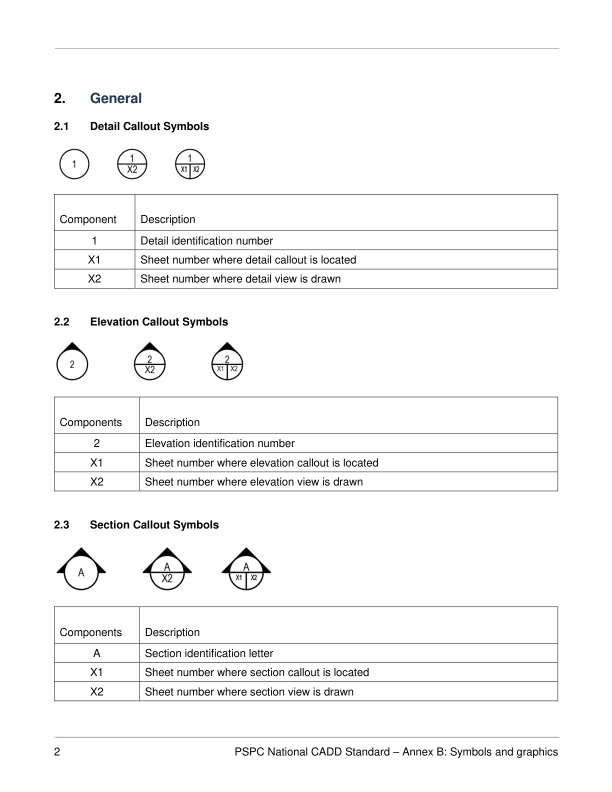
#> input picture packages/callout-processor/assets/pspc_standard_page_1.png, 1224 x 1584 px, found by its file name (shown at 1/2 size)
$ python build_references.py
#> lines starting #> are read from the running program, lines starting #| are printed output that depends on the picture; after the words box and inside, x2 and y2 are one past the last pixel; in counts of white or black regions, pixels touching at a corner belong together
#> in extract_from_png, image is the input picture: shape (1584, 1224, 3); mean B, G, R 247.7, 247.6, 247.6
import os
from pathlib import Path
from typing import List, Tuple, Optional
import cv2
import fitz
import numpy as np


def render_pdf_page(pdf_path: str, page_num: int, dpi: int = 300) -> np.ndarray:
    doc = fitz.open(pdf_path)
    page = doc[page_num]
    mat = fitz.Matrix(dpi / 72, dpi / 72)
    pix = page.get_pixmap(matrix=mat)
    img = np.frombuffer(pix.samples, dtype=np.uint8).reshape(pix.h, pix.w, pix.n)
    if pix.n == 4:
        img = cv2.cvtColor(img, cv2.COLOR_RGBA2BGR)
    else:
        img = cv2.cvtColor(img, cv2.COLOR_RGB2BGR)
    doc.close()
    return img


def find_circle_contours(image: np.ndarray, min_radius: int = 15, max_radius: int = 70) -> List[Tuple[int, int, int]]:
#> called with min_radius = 18, max_radius = 65
    gray = cv2.cvtColor(image, cv2.COLOR_BGR2GRAY)
    _, binary = cv2.threshold(gray, 180, 255, cv2.THRESH_BINARY_INV)
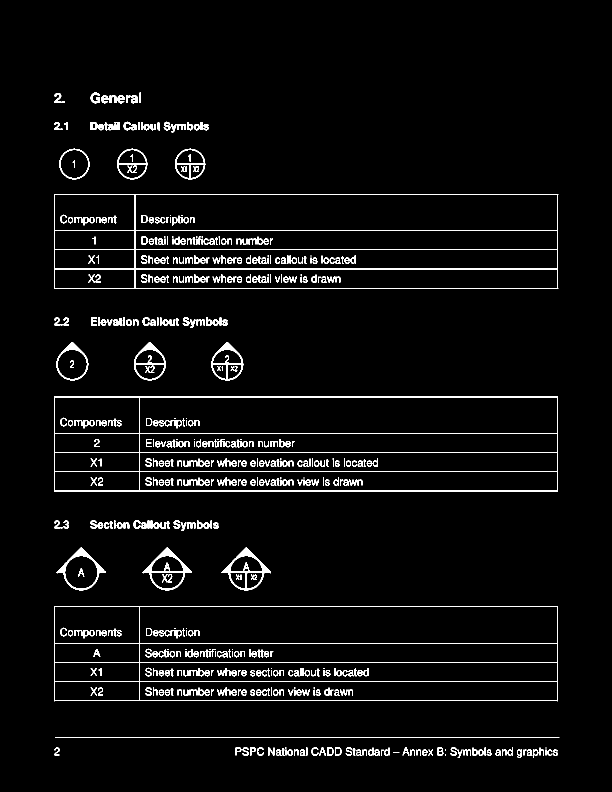
#> binary: shape (1584, 1224) (shown at 1/2 size); 3.6% white in thin lines or dots, all inside (x1, y1, x2, y2) = (108, 185, 1119, 1516)

    contours, _ = cv2.findContours(binary, cv2.RETR_LIST, cv2.CHAIN_APPROX_SIMPLE)
#> contours = 811 contours, 143 with area under 20; largest, box (x1, y1, x2, y2) and area: (108, 793, 1116, 983) 190323, (108, 1213, 1116, 1403) 189317, (108, 388, 1117, 577) 189317, (270, 388, 1116, 462) 61683, (279, 1213, 1116, 1287) 61026

    circles = []
    for contour in contours:
        area = cv2.contourArea(contour)
        if area < 300:
            continue

        perimeter = cv2.arcLength(contour, True)
        if perimeter == 0:
            continue

        circularity = 4 * np.pi * area / (perimeter ** 2)

        if circularity > 0.65:
            (x, y), radius = cv2.minEnclosingCircle(contour)
            if min_radius <= radius <= max_radius:
                circles.append((int(x), int(y), int(radius)))
#> this loop made 811 passes
#> (area, perimeter, circularity, x, y, radius) on passes 263, 269, 270, 271, 278, 279, 280, 281, 282, 283, 512, 518: (12408, 483.7, 0.667, 193, 1249.5, 92.12), (792, 113.9, 0.767, 508.8, 1161.2, 21.6), (788, 113.9, 0.763, 475.2, 1161.2, 21.6), (1649, 171.4, 0.705, 334, 1147, 33), (1598.5, 170, 0.695, 492.5, 1139.5, 32.6), (1600, 171.4, 0.684, 334, 1142, 33), (3381, 218.3, 0.891, 162.4, 1144.3, 33.52), (4481, 284.8, 0.694, 492, 1144, 49.01), (4484.5, 285.4, 0.692, 334, 1144, 49.01), (4481.5, 285.4, 0.691, 162, 1144, 49.01), (12238, 481.7, 0.663, 193, 830, 91.92), (634, 102.3, 0.762, 469, 743.5, 19.47)
#> area on passes 2 to 7: 22.5, 25, 22.5, 25, 22.5, 22.5
#> after the loop, circles = 27 items, first 6: (508, 1161, 21), (475, 1161, 21), (334, 1147, 33), (492, 1139, 32), (334, 1142, 33), (162, 1144, 33)

    return circles


def detect_filled_triangle(roi_gray: np.ndarray, min_area: int = 80) -> bool:
    _, binary = cv2.threshold(roi_gray, 128, 255, cv2.THRESH_BINARY_INV)
    contours, _ = cv2.findContours(binary, cv2.RETR_EXTERNAL, cv2.CHAIN_APPROX_SIMPLE)

    for contour in contours:
        area = cv2.contourArea(contour)
        if area < min_area:
            continue

        approx = cv2.approxPolyDP(contour, 0.06 * cv2.arcLength(contour, True), True)
        if 3 <= len(approx) <= 5:
            rect = cv2.boundingRect(contour)
            aspect = rect[2] / max(rect[3], 1)
            if 0.5 < aspect < 2.0:
                return True

    return False


def detect_triangle_above(image: np.ndarray, cx: int, cy: int, r: int) -> bool:
    search_height = int(r * 1.8)
    search_width = int(r * 2.0)

    x1 = max(0, cx - search_width // 2)
    x2 = min(image.shape[1], cx + search_width // 2)
    y1 = max(0, cy - r - search_height)
    y2 = max(0, cy - int(r * 0.5))

    if y2 <= y1 or x2 <= x1:
        return False

    roi = image[y1:y2, x1:x2]
    if roi.size == 0:
        return False

    gray = cv2.cvtColor(roi, cv2.COLOR_BGR2GRAY)
    return detect_filled_triangle(gray, min_area=60)


def detect_triangle_left(image: np.ndarray, cx: int, cy: int, r: int) -> bool:
    search_width = int(r * 1.5)
    search_height = int(r * 2.0)

    x1 = max(0, cx - r - search_width)
    x2 = max(0, cx - int(r * 0.5))
    y1 = max(0, cy - search_height // 2)
    y2 = min(image.shape[0], cy + search_height // 2)

    if x2 <= x1 or y2 <= y1:
        return False

    roi = image[y1:y2, x1:x2]
    if roi.size == 0:
        return False

    gray = cv2.cvtColor(roi, cv2.COLOR_BGR2GRAY)
    return detect_filled_triangle(gray, min_area=60)


def detect_triangle_right(image: np.ndarray, cx: int, cy: int, r: int) -> bool:
    search_width = int(r * 1.5)
    search_height = int(r * 2.0)

    x1 = min(image.shape[1], cx + int(r * 0.5))
    x2 = min(image.shape[1], cx + r + search_width)
    y1 = max(0, cy - search_height // 2)
    y2 = min(image.shape[0], cy + search_height // 2)

    if x2 <= x1 or y2 <= y1:
        return False

    roi = image[y1:y2, x1:x2]
    if roi.size == 0:
        return False

    gray = cv2.cvtColor(roi, cv2.COLOR_BGR2GRAY)
    return detect_filled_triangle(gray, min_area=60)


def has_horizontal_divider(image: np.ndarray, cx: int, cy: int, r: int) -> bool:
    x1 = max(0, cx - int(r * 0.9))
    x2 = min(image.shape[1], cx + int(r * 0.9))
    y1 = max(0, cy - int(r * 0.4))
    y2 = min(image.shape[0], cy + int(r * 0.4))

    if x2 <= x1 or y2 <= y1:
        return False

    roi = image[y1:y2, x1:x2]
    if roi.size == 0:
        return False

    gray = cv2.cvtColor(roi, cv2.COLOR_BGR2GRAY)
    edges = cv2.Canny(gray, 30, 100)

    lines = cv2.HoughLinesP(edges, 1, np.pi / 180, threshold=8, minLineLength=int(r * 0.4), maxLineGap=5)

    if lines is None:
        return False

    for line in lines:
        x1l, y1l, x2l, y2l = line[0]
        angle = abs(np.arctan2(y2l - y1l, x2l - x1l) * 180 / np.pi)
        if angle < 20 or angle > 160:
            return True

    return False


def has_vertical_divider(image: np.ndarray, cx: int, cy: int, r: int) -> bool:
    x1 = max(0, cx - int(r * 0.4))
    x2 = min(image.shape[1], cx + int(r * 0.4))
    y1 = max(0, cy - int(r * 0.9))
    y2 = min(image.shape[0], cy + int(r * 0.9))

    if x2 <= x1 or y2 <= y1:
        return False

    roi = image[y1:y2, x1:x2]
    if roi.size == 0:
        return False

    gray = cv2.cvtColor(roi, cv2.COLOR_BGR2GRAY)
    edges = cv2.Canny(gray, 30, 100)

    lines = cv2.HoughLinesP(edges, 1, np.pi / 180, threshold=8, minLineLength=int(r * 0.4), maxLineGap=5)

    if lines is None:
        return False

    for line in lines:
        x1l, y1l, x2l, y2l = line[0]
        angle = abs(np.arctan2(y2l - y1l, x2l - x1l) * 180 / np.pi)
        if 70 < angle < 110:
            return True

    return False


def is_hollow_circle(image: np.ndarray, cx: int, cy: int, r: int) -> bool:
    inner_r = int(r * 0.5)
    x1 = max(0, cx - inner_r)
    y1 = max(0, cy - inner_r)
    x2 = min(image.shape[1], cx + inner_r)
    y2 = min(image.shape[0], cy + inner_r)

    if x2 <= x1 or y2 <= y1:
        return False

    roi = image[y1:y2, x1:x2]
    if roi.size == 0:
        return False

    gray = cv2.cvtColor(roi, cv2.COLOR_BGR2GRAY)
    mean_inner = np.mean(gray)

    outer_x1 = max(0, cx - r)
    outer_y1 = max(0, cy - r)
    outer_x2 = min(image.shape[1], cx + r)
    outer_y2 = min(image.shape[0], cy + r)

    outer_roi = image[outer_y1:outer_y2, outer_x1:outer_x2]
    if outer_roi.size == 0:
        return False

    outer_gray = cv2.cvtColor(outer_roi, cv2.COLOR_BGR2GRAY)
    mean_outer = np.mean(outer_gray)

    return mean_inner > 200 and mean_outer > 180


def has_content_inside(image: np.ndarray, cx: int, cy: int, r: int) -> bool:
    inner_r = int(r * 0.6)
    x1 = max(0, cx - inner_r)
    y1 = max(0, cy - inner_r)
    x2 = min(image.shape[1], cx + inner_r)
    y2 = min(image.shape[0], cy + inner_r)

    if x2 <= x1 or y2 <= y1:
        return False

    roi = image[y1:y2, x1:x2]
    if roi.size == 0:
        return False

    gray = cv2.cvtColor(roi, cv2.COLOR_BGR2GRAY)
    _, binary = cv2.threshold(gray, 180, 255, cv2.THRESH_BINARY_INV)

    dark_pixels = np.sum(binary > 0)
    total_pixels = binary.size

    ratio = dark_pixels / total_pixels if total_pixels > 0 else 0

    return 0.02 < ratio < 0.5


def classify_callout(image: np.ndarray, cx: int, cy: int, r: int) -> Optional[str]:
    left_tri = detect_triangle_left(image, cx, cy, r)
    right_tri = detect_triangle_right(image, cx, cy, r)
    top_tri = detect_triangle_above(image, cx, cy, r)
    h_divider = has_horizontal_divider(image, cx, cy, r)
    v_divider = has_vertical_divider(image, cx, cy, r)

    if left_tri or right_tri:
        if h_divider and v_divider:
            return "section_full"
        elif h_divider:
            return "section_with_ref"
        return "section_simple"

    if top_tri:
        if h_divider and v_divider:
            return "elevation_full"
        elif h_divider:
            return "elevation_with_ref"
        return "elevation_simple"

    if h_divider and v_divider:
        return "detail_full"
    elif h_divider:
        return "detail_with_ref"
    return "detail_simple"


def extract_crop(image: np.ndarray, cx: int, cy: int, r: int, callout_type: str, target_size: int = 80) -> np.ndarray:
    if "section" in callout_type:
        margin_top = int(r * 1.2)
        margin_bottom = int(r * 0.8)
        margin_side = int(r * 1.8)
    elif "elevation" in callout_type:
        margin_top = int(r * 1.8)
        margin_bottom = int(r * 0.8)
        margin_side = int(r * 0.6)
    else:
        margin_top = int(r * 0.6)
        margin_bottom = int(r * 0.6)
        margin_side = int(r * 0.6)

    x1 = max(0, cx - r - margin_side)
    y1 = max(0, cy - r - margin_top)
    x2 = min(image.shape[1], cx + r + margin_side)
    y2 = min(image.shape[0], cy + r + margin_bottom)

    crop = image[y1:y2, x1:x2]

    if crop.size == 0:
        return np.zeros((target_size, target_size, 3), dtype=np.uint8)

    h, w = crop.shape[:2]
    scale = target_size / max(h, w)
    new_w = int(w * scale)
    new_h = int(h * scale)

    resized = cv2.resize(crop, (new_w, new_h), interpolation=cv2.INTER_AREA)

    canvas = np.ones((target_size, target_size, 3), dtype=np.uint8) * 255
    offset_x = (target_size - new_w) // 2
    offset_y = (target_size - new_h) // 2
    canvas[offset_y:offset_y + new_h, offset_x:offset_x + new_w] = resized

    return canvas


def is_valid_callout_region(image: np.ndarray, cx: int, cy: int, r: int) -> bool:
    x1 = max(0, cx - r)
    y1 = max(0, cy - r)
    x2 = min(image.shape[1], cx + r)
    y2 = min(image.shape[0], cy + r)

    if x2 - x1 < 10 or y2 - y1 < 10:
        return False

    roi = image[y1:y2, x1:x2]
    if roi.size == 0:
        return False

    gray = cv2.cvtColor(roi, cv2.COLOR_BGR2GRAY)
    mean_intensity = np.mean(gray)

    if mean_intensity < 150:
        return False

    if not is_hollow_circle(image, cx, cy, r):
        return False

    if not has_content_inside(image, cx, cy, r):
        return False

    return True


def extract_callout_regions_from_pspc(image: np.ndarray) -> List[Tuple[np.ndarray, str]]:
    results = []

    circles = find_circle_contours(image, min_radius=18, max_radius=65)

    circles_sorted = sorted(circles, key=lambda c: (c[1], c[0]))
#> circles_sorted = 27 items, first 6: (264, 324, 28), (379, 324, 28), (148, 327, 28), (148, 327, 30), (263, 327, 30), (379, 327, 30)

    seen_positions = set()
    for cx, cy, r in circles_sorted:
        pos_key = (cx // 40, cy // 40)
        if pos_key in seen_positions:
            continue

        if not is_valid_callout_region(image, cx, cy, r):
            continue

        callout_type = classify_callout(image, cx, cy, r)
        if callout_type is None:
            continue

        seen_positions.add(pos_key)
        crop = extract_crop(image, cx, cy, r, callout_type)
        results.append((crop, callout_type))
#> this loop made 27 passes
#> (cx, cy, r) on passes 15 to 26: (144, 728, 29), (299, 732, 29), (439, 743, 19), (469, 743, 19), (492, 1139, 32), (334, 1142, 33), (162, 1144, 33), (162, 1144, 49), (334, 1144, 49), (492, 1144, 49), (334, 1147, 33), (475, 1161, 21)
#> (cx, cy, r, pos_key) on passes 4 to 9: (148, 327, 30, (3, 8)), (263, 327, 30, (6, 8)), (379, 327, 30, (9, 8)), (264, 331, 28, (6, 8)), (365, 342, 18, (9, 8)), (394, 342, 18, (9, 8))
#> pass 1, in is_valid_callout_region, `roi = image[y1:y2, x1:x2]`:
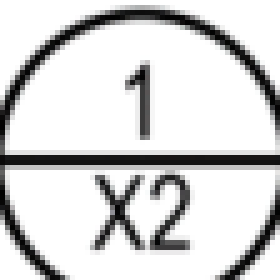
#> roi: shape (56, 56, 3) (shown 5 times larger); mean B, G, R 213.1, 213.1, 213.1
#> pass 1, in is_hollow_circle, `roi = image[y1:y2, x1:x2]`:
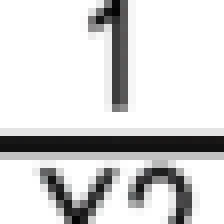
#> roi: shape (28, 28, 3) (shown 8 times larger); mean B, G, R 211.7, 211.6, 211.7

    return results


def extract_from_pdf(pdf_path: str) -> List[Tuple[np.ndarray, str]]:
    results = []
    doc = fitz.open(pdf_path)

    for page_num in range(len(doc)):
        image = render_pdf_page(pdf_path, page_num, dpi=300)
        callouts = extract_callout_regions_from_pspc(image)
        results.extend(callouts)

    doc.close()
    return results


def extract_from_png(png_path: str) -> List[Tuple[np.ndarray, str]]:
    image = cv2.imread(png_path)
    if image is None:
        return []
    return extract_callout_regions_from_pspc(image)


def main():
    base_dir = Path("/home/woodson/Code/projects/sitelink/packages/callout-processor-v2")
    output_dir = base_dir / "assets" / "reference_crops"
    output_dir.mkdir(parents=True, exist_ok=True)

    for f in output_dir.glob("*.png"):
        f.unlink()

    pdf_path = "/home/woodson/Code/projects/sitelink/docs/PSPC National CADD Standard - Callout Symbols.pdf"
    png_paths = [
        "/home/woodson/Code/projects/sitelink/packages/callout-processor/assets/pspc_standard_page_1.png",
        "/home/woodson/Code/projects/sitelink/packages/callout-processor/assets/pspc_standard_page_2.png"
    ]

    all_callouts = []

    if os.path.exists(pdf_path):
        print(f"Extracting from PDF: {pdf_path}")
        pdf_callouts = extract_from_pdf(pdf_path)
        print(f"  Found {len(pdf_callouts)} callouts from PDF")
        all_callouts.extend(pdf_callouts)

    for png_path in png_paths:
        if os.path.exists(png_path):
            print(f"Extracting from PNG: {png_path}")
            png_callouts = extract_from_png(png_path)
            print(f"  Found {len(png_callouts)} callouts from PNG")
#|   Found 12 callouts from PNG
            all_callouts.extend(png_callouts)
#> pass 2 of the loop in main, `for png_path in png_paths:`:
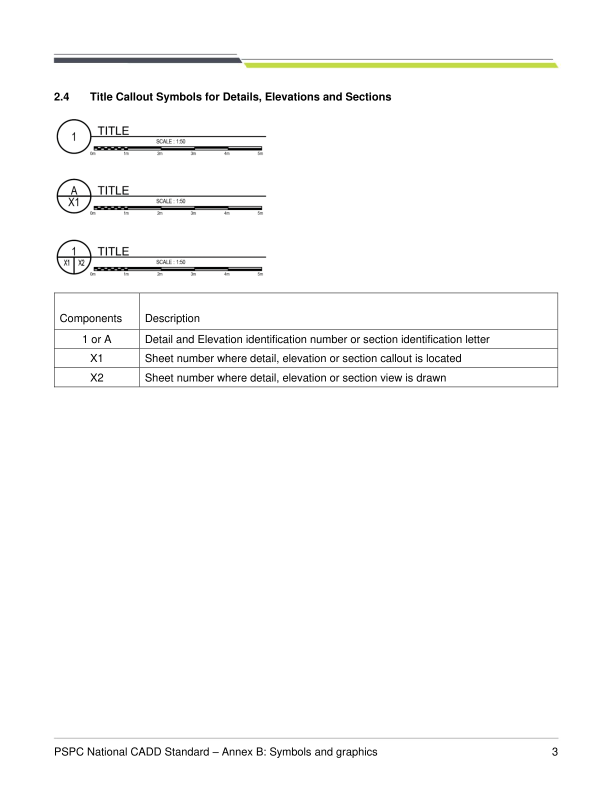
#> input picture packages/callout-processor/assets/pspc_standard_page_2.png, 1224 x 1584 px, found by its file name (shown at 1/2 size)
#> in extract_from_png, image is the input picture: shape (1584, 1224, 3); mean B, G, R 249.2, 249.6, 249.6
#> in find_circle_contours (call 2), `_, binary = cv2.threshold(gray, 180, 255, cv2.THRESH_BINARY_INV)`:
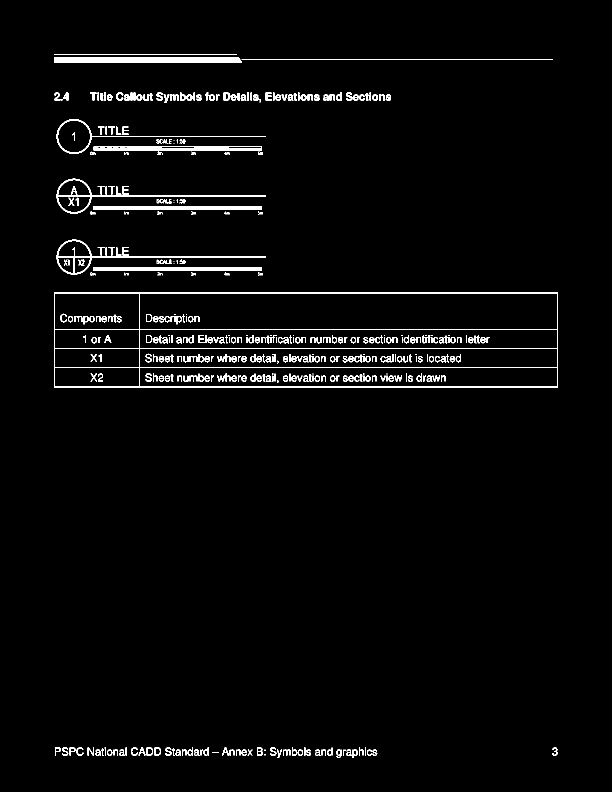
#> binary: shape (1584, 1224) (shown at 1/2 size); 2.6% white; 422 white regions (58 under 20 px), largest, box (x1, y1, x2, y2) and area: (108, 585, 1116, 775) 8792, (108, 115, 484, 126) 4108, (187, 292, 524, 301) 2584
#> the loop in find_circle_contours (call 2), `for contour in contours:` made 609 passes
#> contour on passes 1, 9, 21: [[529, 1508], [529, 1510], [530, 1510], [530, 1508]], [[425, 1504], [425, 1505], [437, 1505], [436, 1504]], [[730, 1499], [730, 1510], [731, 1510], [731, 1499]]
#> the loop in extract_callout_regions_from_pspc (call 2), `for cx, cy, r in circles_sorted:` made 6 passes
#> (cx, cy, r) on passes 1 to 6: (147, 272, 32), (147, 388, 32), (147, 395, 32), (147, 510, 32), (131, 530, 21), (164, 530, 21)
#> pass 1, in is_hollow_circle (call 13), `roi = image[y1:y2, x1:x2]`:
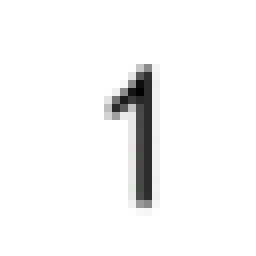
#> roi: shape (32, 32, 3) (shown 8 times larger); mean B, G, R 246, 246, 246
#|   Found 5 callouts from PNG

    counts = {}

    for crop, callout_type in all_callouts:
        if callout_type not in counts:
            counts[callout_type] = 0
        counts[callout_type] += 1
        idx = counts[callout_type]
        filename = f"{callout_type}_{idx:02d}.png"
        filepath = output_dir / filename
        cv2.imwrite(str(filepath), crop)
        print(f"Saved: {filename}")
#> this loop made 17 passes
#| Saved: detail_full_01.png
#| Saved: elevation_full_01.png
#| Saved: detail_simple_01.png
#| Saved: elevation_simple_01.png
#| Saved: elevation_full_02.png
#| Saved: elevation_full_03.png
#| Saved: section_full_01.png
#| Saved: elevation_full_04.png
#> (further printed lines are left out)
#> pass 1, in main, `cv2.imwrite(str(filepath), crop)`:
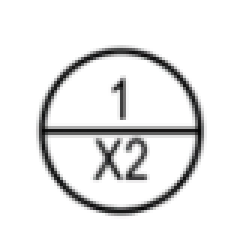
#> saved as detail_full_01.png: shape (80, 80, 3) (shown 3 times larger); mean B, G, R 233.5, 233.4, 233.4
#> pass 2, in main, `cv2.imwrite(str(filepath), crop)`:
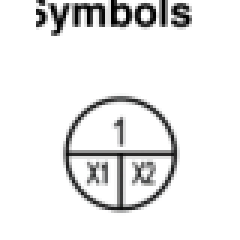
#> saved as elevation_full_01.png: shape (80, 80, 3) (shown 3 times larger); mean B, G, R 234.8, 234.8, 234.8

    print(f"\nTotal callouts extracted:")
    for ctype, count in sorted(counts.items()):
        print(f"  {ctype}: {count}")
#> this loop made 6 passes
#> (ctype, count) on passes 1 to 6: ('detail_full', 2), ('detail_simple', 1), ('elevation_full', 5), ('elevation_simple', 2), ('section_full', 5), ('section_simple', 2)
#|   detail_full: 2
#|   detail_simple: 1
#|   elevation_full: 5
#|   elevation_simple: 2
#|   section_full: 5
#|   section_simple: 2
    print(f"  Total: {sum(counts.values())}")
#|   Total: 17
    print(f"\nOutput directory: {output_dir}")


if __name__ == "__main__":
    main()
